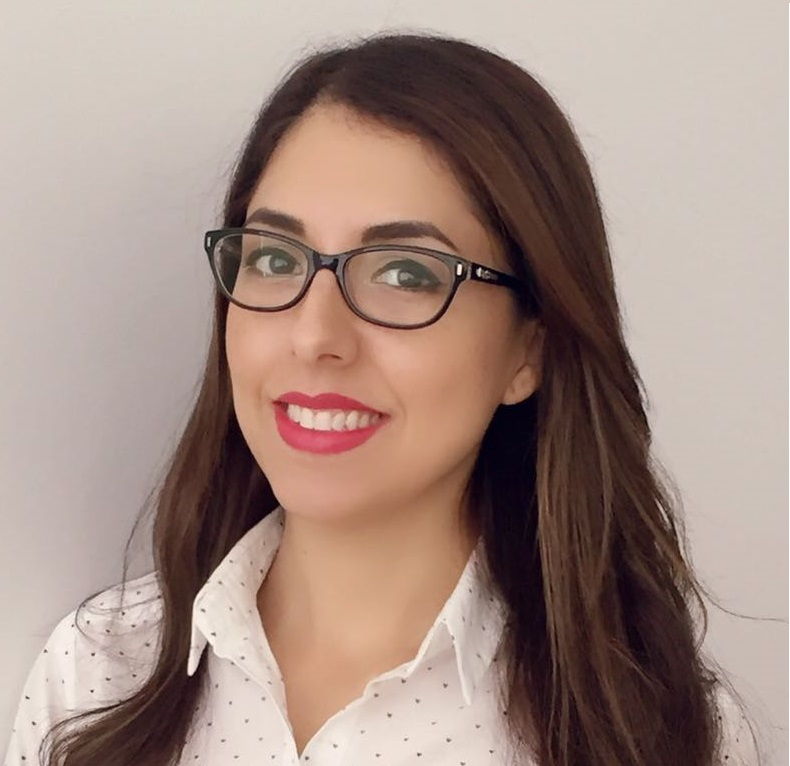
#> input picture Resources/Temp/Img/20000-0-0.jpg, 790 x 766 px
$ python imageEditor.py ../Resources/Temp/Img/20000-0-0.jpg   (Python 2 division)   (older library calls are emulated)
#> lines starting #> are read from the running program, lines starting #| are printed output that depends on the picture
#> further down, img is the input picture: PIL image 790x766 RGB; mean R, G, B 162.2, 139.7, 130.5
import os
import sys
from PIL import Image


#find . -regex .*jpg | xargs python2.7 <file>.py
def resize(img, box, fit, out):
    '''
    @param img: Image -  an Image-object
    @param box: tuple(x, y) - the bounding box of the result image
    @param fix: boolean - crop the image to fill the box
    @param out: file-like-object - save the image into the output stream
    '''
#> called with box = (300, 300), fit = True
    # Preresize image with factor 2, 4, 8 and fast algorithm
    factor = 1
    while img.size[0]/factor > 2*box[0] and img.size[1]*2/factor > 2*box[1]:
        factor *=2
#> after the loop, factor = 2
    if factor > 1:
        img.thumbnail((img.size[0]/factor, img.size[1]/factor), Image.NEAREST)
#> img: PIL image 395x383 RGB

    # Calculate the cropping box and get the cropped part
    if fit:
        x1 = y1 = 0
        x2, y2 = img.size
#> x2 = 395; y2 = 383
        wRatio = 1.0 * x2/box[0]
#> wRatio = 1.32
        hRatio = 1.0 * y2/box[1]
#> hRatio = 1.28
        if hRatio > wRatio:
            y1 = int(y2/2-box[1]*wRatio/2)
            y2 = int(y2/2+box[1]*wRatio/2)
        else:
            x1 = int(x2/2-box[0]*hRatio/2)
#> x1 = 5
            x2 = int(x2/2+box[0]*hRatio/2)
#> x2 = 388
        img = img.crop((x1,y1,x2,y2))
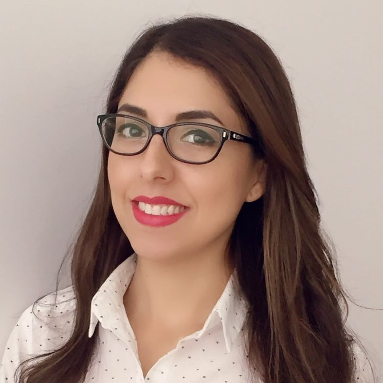
#> img: PIL image 383x383 RGB; mean R, G, B 160.7, 137.9, 128.6

    # Resize the image with best quality algorithm ANTI-ALIAS
    img.thumbnail(box, Image.ANTIALIAS)
#> img: PIL image 300x300 RGB

    # Save it into a file-like object
#> (the run stopped early here; a loop or call above may not have finished)

$ run again, on Resources/Temp/Img/20002-0-0.jpg
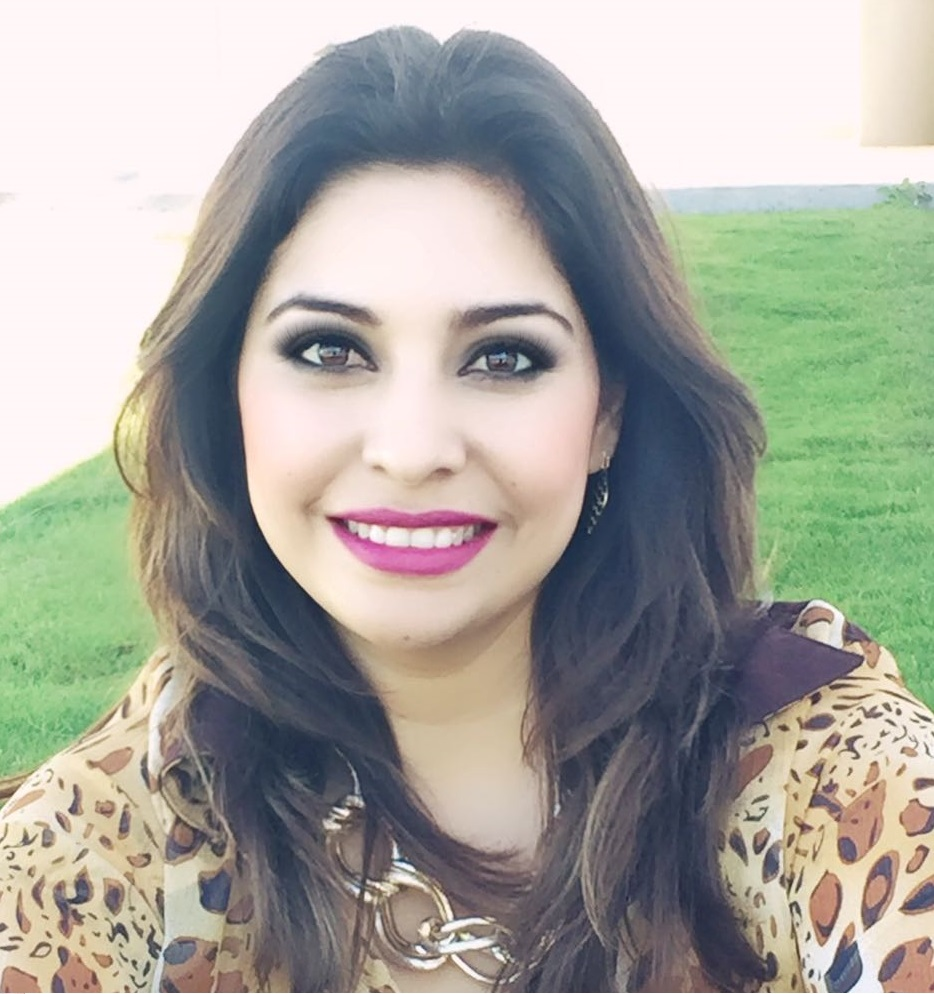
#> input picture Resources/Temp/Img/20002-0-0.jpg, 934 x 994 px
#> img is the input picture: PIL image 934x994 RGB; mean R, G, B 164.8, 164.5, 155.6
#> in resize, `img = img.crop((x1,y1,x2,y2))`:
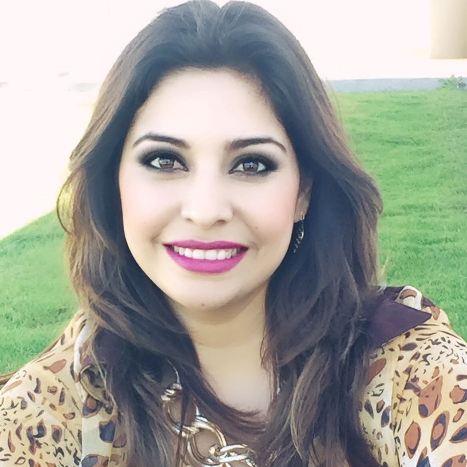
#> img: PIL image 467x467 RGB; mean R, G, B 162.6, 163.2, 153.8

$ run again, on Resources/Temp/Img/20003-0-0.jpg
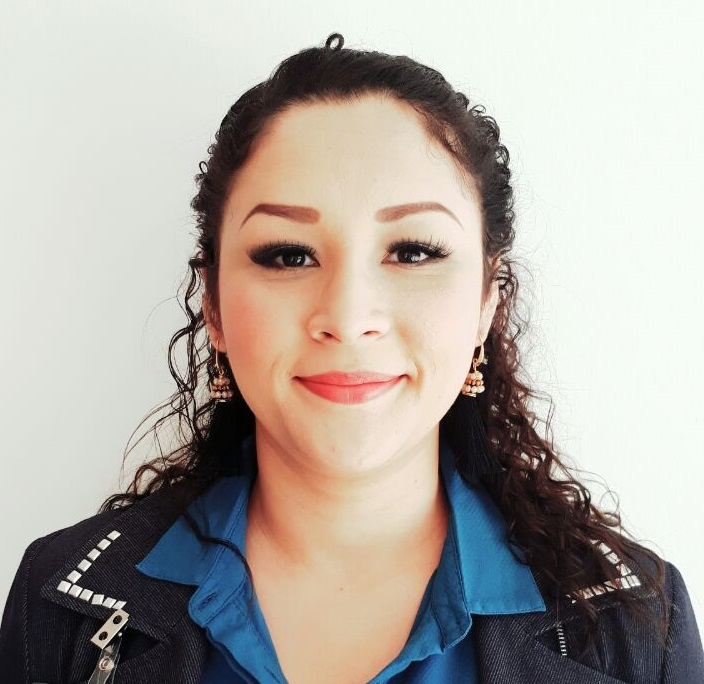
#> input picture Resources/Temp/Img/20003-0-0.jpg, 704 x 684 px
#> img is the input picture: PIL image 704x684 RGB; mean R, G, B 175.6, 169.1, 162.1
#> in resize, `img = img.crop((x1,y1,x2,y2))`:
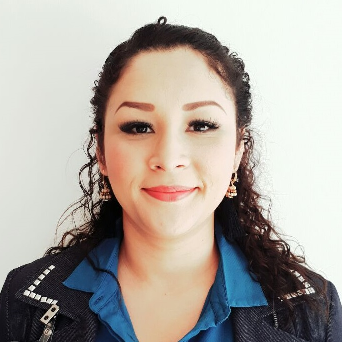
#> img: PIL image 342x342 RGB; mean R, G, B 174.2, 167.5, 160.3
#> in resize, `img.thumbnail(box, Image.ANTIALIAS)`:
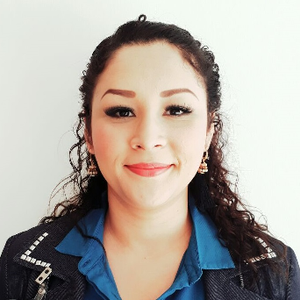
#> img: PIL image 300x300 RGB; mean R, G, B 174.2, 167.5, 160.3

$ run again, on Resources/Temp/Img/20004-0-0.jpg
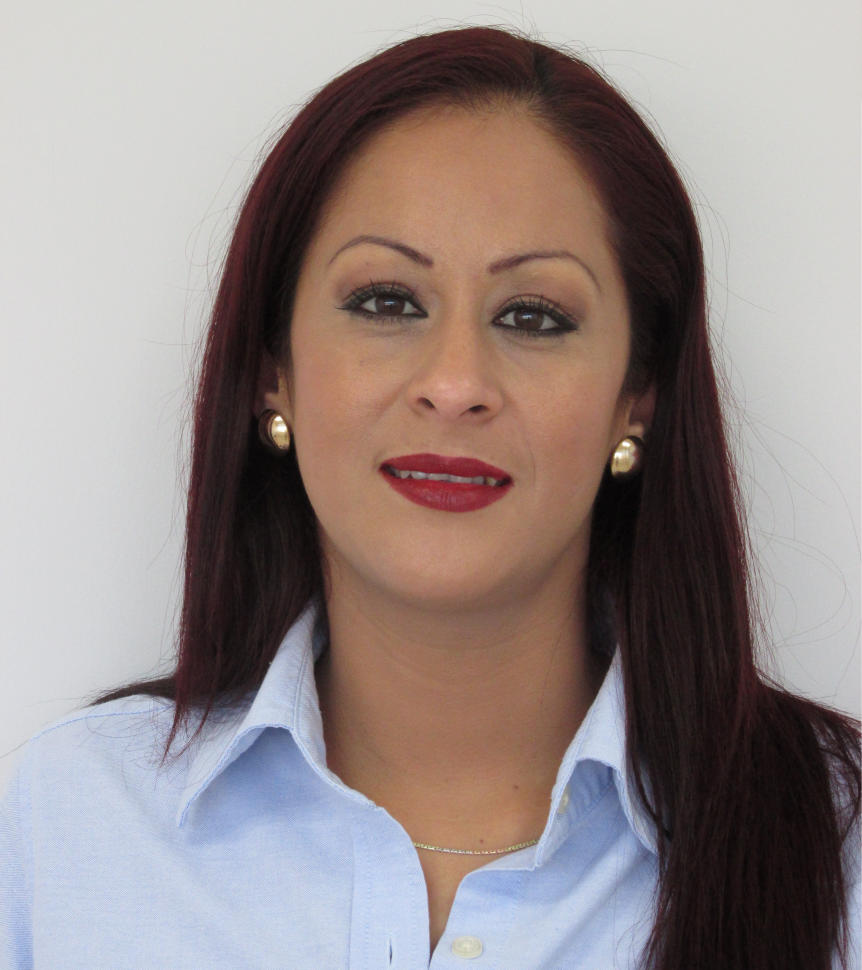
#> input picture Resources/Temp/Img/20004-0-0.jpg, 3448 x 3880 px (shown at 1/4 size)
#> img is the input picture: PIL image 3448x3880 RGB; mean R, G, B 149, 137.4, 135.8
#> in resize, `img.thumbnail((img.size[0]/factor, img.size[1]/factor), Image.NEAREST)`:
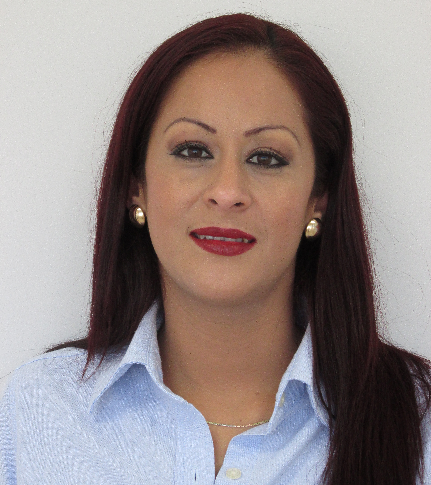
#> img: PIL image 431x485 RGB; mean R, G, B 149.2, 137.4, 135.9
#> in resize, `img = img.crop((x1,y1,x2,y2))`:
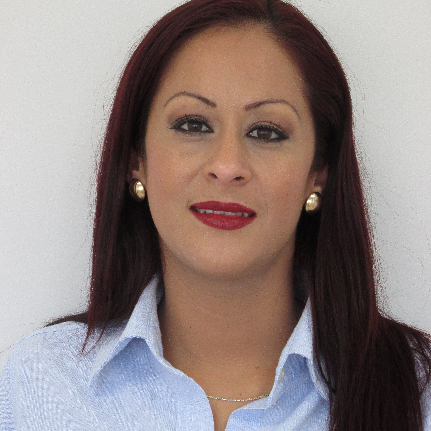
#> img: PIL image 431x431 RGB; mean R, G, B 145.4, 131.9, 129.3
